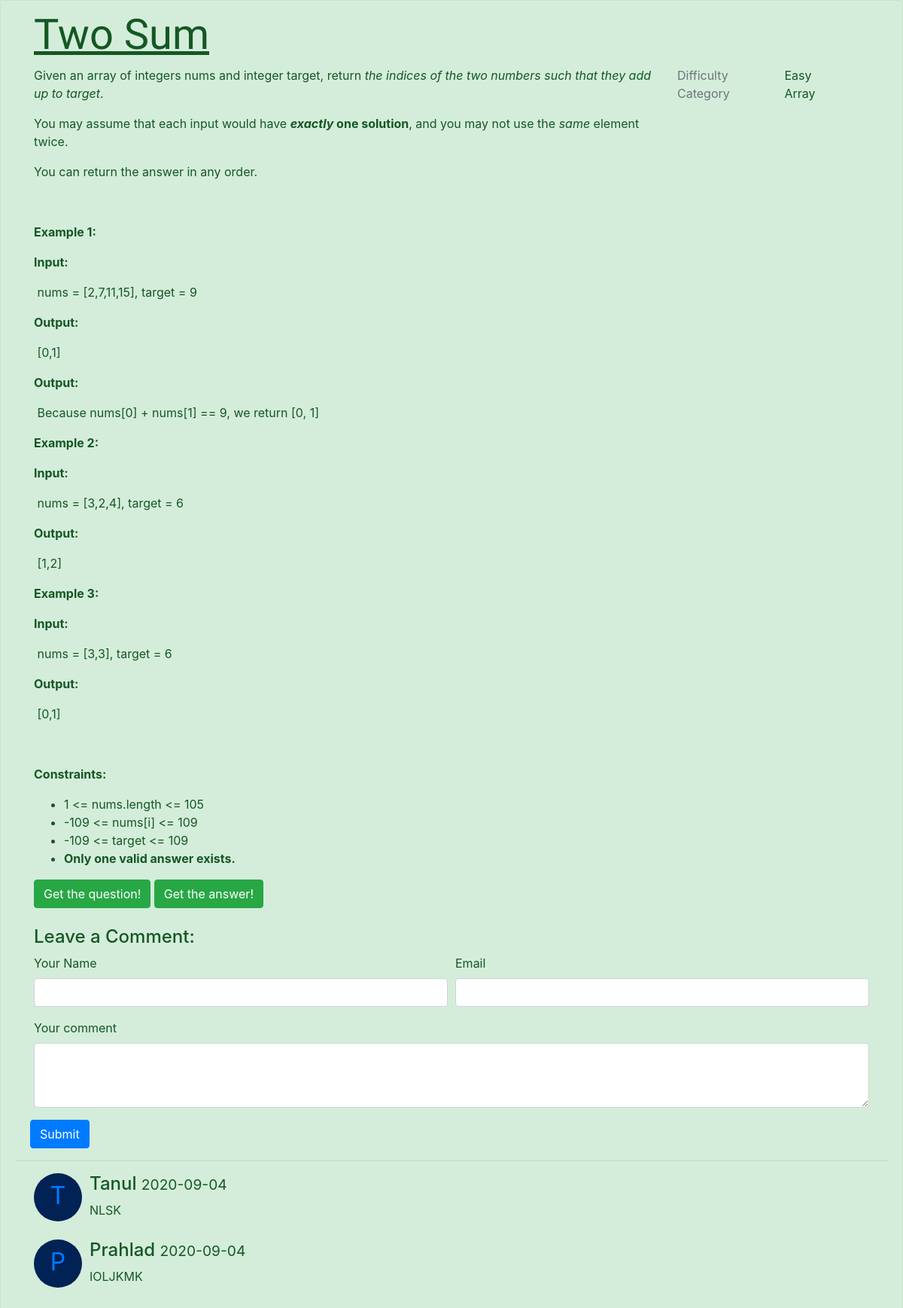
Screenshot of /question.php?id=18 with the database file from the repository.
### tables this page shows
CREATE TABLE `code` (
  `id` int(4) NOT NULL,
  `title` varchar(255) NOT NULL,
  `description` varchar(255) NOT NULL,
  `question` text NOT NULL,
  `diff` varchar(255) NOT NULL,
  `category` varchar(255) NOT NULL,
  `ans1` text NOT NULL,
  `ans2` text NOT NULL,
  `link` varchar(255) NOT NULL,
  `date` date NOT NULL
);

CREATE TABLE `comments` (
  `comment_id` int(11) NOT NULL,
  `comment_post_id` int(11) NOT NULL,
  `comment_author` varchar(255) NOT NULL,
  `comment_email` varchar(255) NOT NULL,
  `comment_content` text NOT NULL,
  `comment_date` date NOT NULL
);

### question.php (the view, shortened to what this page needs)
<?php
$connection = mysqli_connect('localhost','root','','codino');
?>
<!DOCTYPE html>
<html lang="en">
<head>
    <link rel="stylesheet" href="https://stackpath.bootstrapcdn.com/bootstrap/4.5.2/css/bootstrap.min.css">
    <link rel="stylesheet" href="https://cdnjs.cloudflare.com/ajax/libs/font-awesome/5.14.0/css/all.min.css" />
</head>
    <?php
    if(isset($_GET['id'])){
    $the_id = $_GET['id'];
    $query = "SELECT * FROM code WHERE id = $the_id ";
    $select_query = mysqli_query($connection,$query);
    while($row = mysqli_fetch_assoc($select_query)){
        $title = $row['title'];
        $question = $row['question'];
        $diff = $row['diff'];
        $category = $row['category'];
        $link = $row['link'];
    ?>
    <body class="alert <?php
                    if($diff == "Easy")
                        echo "alert-success";
                    else if($diff == "Moderate")
                        echo "alert-warning";
                    else if($diff == "Hard")
                        echo "alert-danger";
             ?> ">
    <h1 class="display-4"> <div class="container" style="font-family: 'Satisfy', cursive; text-decoration:underline;"><?php echo $title; ?> </div></h1>
    <div class="container">
        <div class="row">
            <div class="col-md-9 col-xs-12">
            <?php  echo $question;?>
            <a href="<?php echo $link;  ?>" class="btn <?php
                    if($diff == "Easy")
                        echo "btn-success";
                    else if($diff == "Moderate")
                        echo "btn-warning";
                    else if($diff == "Hard")
                        echo "btn-danger";
            ?>">Get the question!</a>
            <a href="answer.php?id=<?php echo $the_id; ?>" class="btn <?php
                    if($diff == "Easy")
                        echo "btn-success";
                    else if($diff == "Moderate")
                        echo "btn-warning";
                    else if($diff == "Hard")
                        echo "btn-danger";
            ?>">Get the answer!</a>
            </div>
        <?php  } }?>
            <div class="col-md-3 col-xs-12">
            <div class="row">
                <div class="col-6 text-muted">Difficulty</div>
                <div class="col-6"> <?php echo $diff; ?></div>
                <div class="col-6 text-muted">Category</div>
                <div class="col-6"> <?php echo $category; ?></div>
            </div>
            </div>
        </div>
    </div>
                <br>
                <div class="well">
                <div class="container">
                    <h4>Leave a Comment:</h4>
                    <form role="form" method="post" action="">
                    <div class="form-row">
                        <div class="form-group col-md-6 col-xs-12">
                           <label for="author">Your Name</label>
                            <input type="text" class="form-control" name="comment_author">
                        </div>
                       <div class="form-group col-md-6 col-xs-12">
                           <label for="email">Email</label>
                            <input type="email" class="form-control" name="comment_email">
                        </div>
                        <div class="form-group col-12">
                          <label for="comment">Your comment</label>
                            <textarea name="comment_content" class="form-control" rows="3"></textarea>
                        </div>
                        <button type="submit" class="btn btn-primary" name="create_comment">Submit</button>
                    </div>
                    </form>
                </div>
            </div>
                <hr>
                <div class="container">
                <?php
                $query = "SELECT * FROM comments WHERE comment_post_id = {$the_id} ";
                $query .= "ORDER BY comment_id DESC ";
                $select_comment_query = mysqli_query($connection, $query);
                while($row = mysqli_fetch_array($select_comment_query)){
                    $comment_date = $row['comment_date'];
                    $comment_content = $row['comment_content'];
                    $comment_author = $row['comment_author'];
                    ?>
                <div class="media">
                    <a class="pull-left" href="#">
                        <div style="width:64px;height:64px;background:#002255;border-radius:50%; text-align:center;font-size:2rem;padding-top:10%;"><?php
                        $comment_fletter = substr($row['comment_author'],0,1);
                        echo strtoupper($comment_fletter);
                        ?>
                    </div>
                    </a>
                    <div class="media-body" style="padding-left:10px;">
                        <h4 class="media-heading"><?php echo $comment_author; ?>
                            <small> <?php echo $comment_date;  ?></small>
                        </h4>
                        <?php echo $comment_content;  ?>
                    </div>
                </div>
                <br>
                <?php } ?>
                </div>
</body>
</html>

### rows the page displays
code: title "Two Sum", question "Given an array of integers nums and integer target, return the indices of the two numbers such that they add up to target . You may assume that each input would have exactly one solution , and you may not use the same element twice. You can return the answer in any order. Example 1: Input: nums = [2,7,11,15], target = 9 Output: [0,1] Output: Because nums[0] + nums[1] == 9, we return [0, 1] Example 2: Input: nums = [3,2,4], target = 6 Output: [1,2] Example 3: Input: nums = [3,3], target = 6 Output: [0,1] Constraints: 1 <= nums.length <= 105 -109 <= nums[i] <= 109 -109 <= target <= 109 Only one valid answer exists.", diff "Easy", category "Array"
comments: comment_author "T", comment_author "Tanul", comment_date "2020-09-04", comment_content "NLSK"
comments: comment_author "P", comment_author "Prahlad", comment_date "2020-09-04", comment_content "IOLJKMK"
